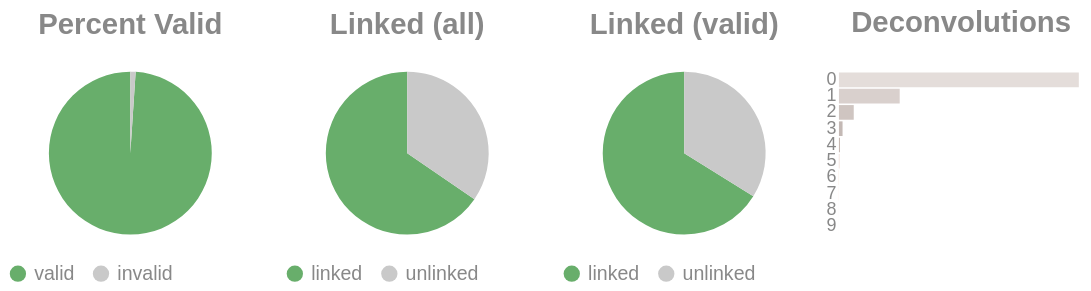

Source (notebook cell):
### Code cell
if SKIPLR:
    pass
else:
    clash = Counter()
    for i in valids['molecule'].to_list():
        _mol = i.split("-")
        if len(_mol) == 1:
            clash.update('0')
        else:
            clash.update(_mol[-1])

    _d = {"deconvolutions": [], 'count': []}
    for k,v in clash.items():
        _d['deconvolutions'].append(k)
        _d['count'].append(v)

    tot_valid = valids['reads'].sum()
    mask = valids['reads'] >= 2
    n_linked_reads = valids.filter(mask)['reads'].sum()
    if n_linked_reads == 0:
        print_html("No linked molecules (>=2 reads) were detected; skipping linked-only distributions.")
        SKIPLR = True
    else:
        perc_valid = round(tot_valid / n_reads, 4)
        linked_perc_abs = round(n_linked_reads / n_reads, 4)
        linked_perc = round(n_linked_reads / tot_valid, 4)

    _valid = pl.DataFrame({"valids": ['valid', 'invalid'], "count": [tot_valid, n_reads - tot_valid]})
    _linked_abs = pl.DataFrame({"linked (absolute)": ['linked', 'unlinked'], "count": [n_linked_reads, n_reads - n_linked_reads]})
    _linked_rel = pl.DataFrame({"linked (valids)": ['linked', 'unlinked'], "count": [n_linked_reads, tot_valid - n_linked_reads]})

    (
        alt.hconcat(
            piechart(_valid, goodval = 'valid', title = "Percent Valid"),
            piechart(_linked_abs, goodval = "linked", title =  "Linked (all)"),
            piechart(_linked_rel, goodval = "linked", title =  "Linked (valid)"),
            convolutionbar(pl.DataFrame(_d), title = "Deconvolutions"),
            center = True,
            bounds = 'flush'
        )
        .resolve_scale(color='independent')
        .resolve_legend('independent')
        .properties(usermeta={'embedOptions': {"actions": False}})
    ).display()

### Figure 1 — Vega-Lite specification as saved in the notebook (floating-point values rounded to 4 significant figures)
{"width": "container", "height": 400, "config": {"title": {"anchor": "start", "dy": -15, "fontSize": 18, "color": "#888888", "subtitleColor": "#888888", "subtitleFontSize": 14}, "arc": {"fill": "#0072B2"}, "axis": {"domainColor": "#888888", "domainWidth": 0.5, "gridWidth": 0.2, "grid": false, "titleFontWeight": 400, "titleFontSize": 15, "labelFontSize": 11, "labelColor": "#888888", "tickColor": "#888888", "tickWidth": 0.2, "titleColor": "#888888"}, "axisBand": {"grid": false}, "axisX": {"grid": true, "tickSize": 10, "domainCap": "round"}, "axisY": {"domain": false, "grid": true, "tickSize": 0, "domainCap": "round"}, "background": "transparent", "header": {"labelFontSize": 15, "labelColor": "#888888", "titleFontSize": 15, "titleFontWeight": 600, "titleColor": "#888888"}, "legend": {"labelFont": "sans-serif", "labelFontSize": 12, "labelColor": "#888888", "symbolSize": 100, "symbolType": "circle", "titleFontSize": 12, "titlePadding": 10, "titleColor": "#888888", "title": null}, "range": {"category": ["#E69F00", "#56B4E9", "#009E73", "#F0E442", "#0072B2", "#D55E00", "#CC79A7", "#000000"], "diverging": ["#cfe8f3", "#a2d4ec", "#73bfe2", "#46abdb", "#1696d2", "#12719e"]}, "area": {"fill": "#0072B2", "fillOpacity": 0.7, "line": true, "strokeOpacity": 0.7}, "line": {"color": "#0072B2", "stroke": "#0072B2", "strokeWidth": 2}, "trail": {"color": "#0072B2", "stroke": "#0072B2", "strokeWidth": 0, "size": 1}, "point": {"filled": true, "fillOpacity": 1.0, "size": 95}, "text": {"color": "#888888", "fontSize": 11, "align": "right", "fontWeight": 400, "size": 11}, "bar": {"fill": "#0072B2", "stroke": null}, "view": {"stroke": null, "continuousWidth": 660, "continuousHeight": 400}}, "hconcat": [{"data": {"name": "data-8e540685c8266284aa95ce93b6ac67a0"}, "mark": {"type": "arc"}, "encoding": {"color": {"field": "valids", "legend": {"orient": "bottom", "title": null}, "scale": {"domain": ["valid", "invalid"], "range": ["#68ae6b", "#C9C9C9"]}, "title": "Valids", "type": "nominal"}, "theta": {"field": "count", "type": "quantitative"}, "tooltip": [{"field": "valids", "title": "Valids", "type": "ordinal"}, {"field": "percent", "format": ".2%", "title": "Percent", "type": "quantitative"}, {"field": "count", "title": "Count", "type": "quantitative"}]}, "height": 100, "title": {"text": "Percent Valid", "align": "center", "anchor": "middle"}, "transform": [{"calculate": "datum.count / 19650297", "as": "percent"}], "width": 150}, {"data": {"name": "data-547d66747722cc472a0e4d2c50f0b7cb"}, "mark": {"type": "arc"}, "encoding": {"color": {"field": "linked (absolute)", "legend": {"orient": "bottom", "title": null}, "scale": {"domain": ["linked", "unlinked"], "range": ["#68ae6b", "#C9C9C9"]}, "title": "Linked (Absolute)", "type": "nominal"}, "theta": {"field": "count", "type": "quantitative"}, "tooltip": [{"field": "linked (absolute)", "title": "Linked (Absolute)", "type": "ordinal"}, {"field": "percent", "format": ".2%", "title": "Percent", "type": "quantitative"}, {"field": "count", "title": "Count", "type": "quantitative"}]}, "height": 100, "title": {"text": "Linked (all)", "align": "center", "anchor": "middle"}, "transform": [{"calculate": "datum.count / 19650297", "as": "percent"}], "width": 150}, {"data": {"name": "data-86f67ca506b7660c9d8c3940b1ddab30"}, "mark": {"type": "arc"}, "encoding": {"color": {"field": "linked (valids)", "legend": {"orient": "bottom", "title": null}, "scale": {"domain": ["linked", "unlinked"], "range": ["#68ae6b", "#C9C9C9"]}, "title": "Linked (Valids)", "type": "nominal"}, "theta": {"field": "count", "type": "quantitative"}, "tooltip": [{"field": "linked (valids)", "title": "Linked (Valids)", "type": "ordinal"}, {"field": "percent", "format": ".2%", "title": "Percent", "type": "quantitative"}, {"field": "count", "title": "Count", "type": "quantitative"}]}, "height": 100, "title": {"text": "Linked (valid)", "align": "center", "anchor": "middle"}, "transform": [{"calculate": "datum.count / 19444997", "as": "percent"}], "width": 150}, {"data": {"name": "data-4b386c6b97348e852feaf20505667a65"}, "mark": {"type": "bar"}, "encoding": {"color": {"field": "deconvolutions", "legend": null, "scale": {"scheme": "lightgreyred"}, "type": "nominal"}, "tooltip": [{"field": "deconvolutions", "title": "Deconvolutions", "type": "ordinal"}, {"field": "percent", "format": ".2%", "title": "Percent", "type": "quantitative"}, {"field": "count", "title": "Count", "type": "quantitative"}], "x": {"axis": null, "field": "count", "type": "quantitative"}, "y": {"field": "deconvolutions", "sort": "ascending", "title": null, "type": "nominal"}}, "height": 100, "title": {"text": "Deconvolutions", "align": "center", "anchor": "middle"}, "transform": [{"calculate": "datum.count / 10487316", "as": "percent"}], "width": 150}], "bounds": "flush", "center": true, "resolve": {"legend": {"angle": "independent"}, "scale": {"color": "independent"}}, "usermeta": {"embedOptions": {"actions": false}}, "$schema": "https://vega.github.io/schema/vega-lite/v6.4.1.json", "datasets": {"data-8e540685c8266284aa95ce93b6ac67a0": [{"valids": "valid", "count": 19444997}, {"valids": "invalid", "count": 205300}], "data-547d66747722cc472a0e4d2c50f0b7cb": [{"linked (absolute)": "linked", "count": 12857854}, {"linked (absolute)": "unlinked", "count": 6792443}], "data-86f67ca506b7660c9d8c3940b1ddab30": [{"linked (valids)": "linked", "count": 12857854}, {"linked (valids)": "unlinked", "count": 6587143}], "data-4b386c6b97348e852feaf20505667a65": [{"deconvolutions": "0", "count": 7853702}, {"deconvolutions": "1", "count": 1989287}, {"deconvolutions": "2", "count": 484669}, {"deconvolutions": "3", "count": 118325}, {"deconvolutions": "4", "count": 29837}, {"deconvolutions": "5", "count": 8099}, {"deconvolutions": "6", "count": 2275}, {"deconvolutions": "7", "count": 726}, {"deconvolutions": "8", "count": 272}, {"deconvolutions": "9", "count": 124}]}}
